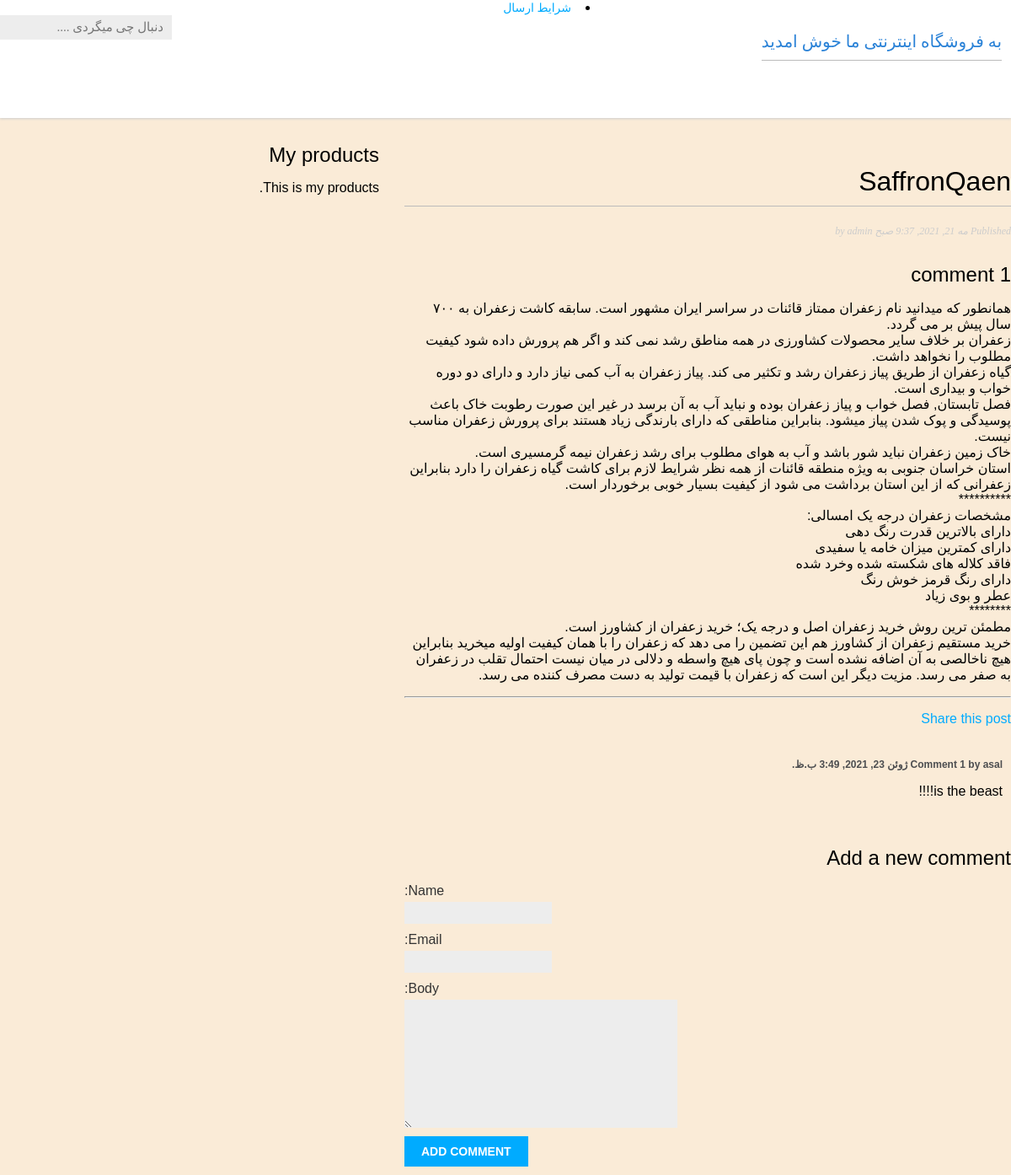
Screenshot of /products/2021/5/21/Saffron-Qaen/ with the database file from the repository.
### products/models.py (models this page shows, shortened)
class Post(models.Model):
    STATUS_CHOICES = (('draft', 'Draft'),  ('published', 'Published'), )
    title = models.CharField(max_length=250)
    slug = models.SlugField(max_length=250,unique_for_date='publish')
    author = models.ForeignKey(User,on_delete=models.CASCADE, related_name='blog_posts')
    name = models.CharField(max_length=100)
    image = models.ImageField(upload_to='home/%Y/%m/%d/')
    body = models.TextField()
    publish = models.DateTimeField(default=timezone.now)
    created = models.DateTimeField(auto_now_add=True)
    updated = models.DateTimeField(auto_now=True)
    status = models.CharField(max_length=10,choices=STATUS_CHOICES, default='draft')
    class Meta:
     ordering = ('-publish',)

class Comment(models.Model):
    post = models.ForeignKey(Post,
                                 on_delete=models.CASCADE,
                                 related_name='comments')
    name = models.CharField(max_length=80)
    email = models.EmailField()
    body = models.TextField()
    created = models.DateTimeField(auto_now_add=True)
    updated = models.DateTimeField(auto_now=True)
    active = models.BooleanField(default=True)
    class Meta:
        ordering = ('created',)

### products/views.py (the view)
def post_detail(request, year, month, day, post):
    post = get_object_or_404(Post, slug=post,
            status='published',
            publish__year=year,
            publish__month=month,
            publish__day=day)
    comments = post.comments.filter(active=True)
    new_comment = None
    if request.method == 'POST':
        comment_form = CommentForm(data=request.POST)
        if comment_form.is_valid():
            new_comment = comment_form.save(commit=False)
            new_comment.post = post
            new_comment.save()
    else:
        comment_form = CommentForm()
    return render(request,
                    'products/post/detail.html',
                    {'post': post,
                    'comments': comments,
                    'new_comment': new_comment,
                    'comment_form': comment_form})

### products/forms.py
class CommentForm(forms.ModelForm):
    class Meta:
      model = Comment
      fields = ('name', 'email', 'body')

### products/templates/products/post/detail.html (shortened to what this page needs)
{% extends "products/base.html" %}
{% block content %}
<h1>{{ post.title }}</h1>
<p class="date">
   Published {{ post.publish }} by {{ post.author }}
</p>
{% with comments.count as total_comments %}
<h2>
{{ total_comments }} comment{{ total_comments|pluralize }}
</h2>
{% endwith %}
{{ post.body|linebreaks }}
<hr>
<p>
   <a href="{% url "products:post_share" post.id %}">
   Share this post
   </a>
</p>
{% for comment in comments %}
<div class="comment">
<p class="info">
Comment {{ forloop.counter }} by {{ comment.name }}
{{ comment.created }}
</p>
{{ comment.body|linebreaks }}
</div>
{% empty %}
<p>There are no comments yet.</p>
{% endfor %}
{% if new_comment %}
<h2>Your comment has been added.</h2>
{% else %}
<h2>Add a new comment</h2>
<form method="post">
{{ comment_form.as_p }}
<p><input type="submit" value="Add comment"></p>
</form>
{% endif %}
{% endblock %}

### products/static/css/products.css (style rules this page uses)
body { margin:0; padding:0; font-family:helvetica, sans-serif; }
a { color:#00abff; text-decoration:none; }
h1 { font-weight:normal; border-bottom:1px solid #bbb; padding:0 0 10px 0; }
h2 { font-weight:normal; margin:30px 0 0; }
p.date { color:#ccc; font-family: georgia, serif; font-size: 12px; font-style: italic; }
label { float:left; clear:both; color:#333; margin-bottom:4px; }
input, textarea { clear:both; float:left; margin:0 0 10px; background:#ededed; border:0; padding:6px 10px; font-size:12px; }
input[type=submit] { font-weight:bold; background:#00abff; color:#fff; padding:10px 20px; font-size:14px; text-transform:uppercase; }
.comment { padding:10px; }
.comment .info { font-weight:bold; font-size:12px; color:rgb(77, 78, 80); }
html { direction:rtl; font-family:"Droid Arabic Kufi", "Droid Sans", sans-serif; font-size:16px; }
body { background-color:antiquewhite; }

### rows the page displays
Post: title "SaffronQaen", publish "مه 21, 2021, 9:37 صبح", author "admin", body "همانطور که میدانید نام زعفران ممتاز قائنات در سراسر ایران مشهور است. سابقه کاشت زعفران به ۷۰۰ سال پیش بر می گردد. زعفران بر خلاف سایر محصولات کشاورزی در همه مناطق رشد نمی کند و اگر هم پرورش داده شود کیفیت مطلوب را نخواهد داشت. گیاه زعفران از طریق پیاز زعفران رشد و تکثیر می کند. پیاز زعفران به آب کمی نیاز دارد و دارای دو دوره خواب و بیداری است. فصل تابستان, فصل خواب و پیاز زعفران بوده و نباید آب به آن برسد در غیر این صورت رطوبت خاک باعث پوسیدگی و پوک شدن پیاز میشود. بنابراین مناطقی که دارای بارندگی زیاد هستند برای پرورش زعفران مناسب نیست. خاک زمین زعفران نباید شور باشد و آب به هوای مطلوب برای رشد زعفران نیمه گرمسیری است. استان خراسان جنوبی به ویژه منطقه قائنات از همه نظر شرایط لازم برای کاشت…"
Comment: name "asal", created "ژوئن 23, 2021, 3:49 ب.ظ.", body "is the beast!!!!"

### other values shown
{{ total_comments }} "1"
